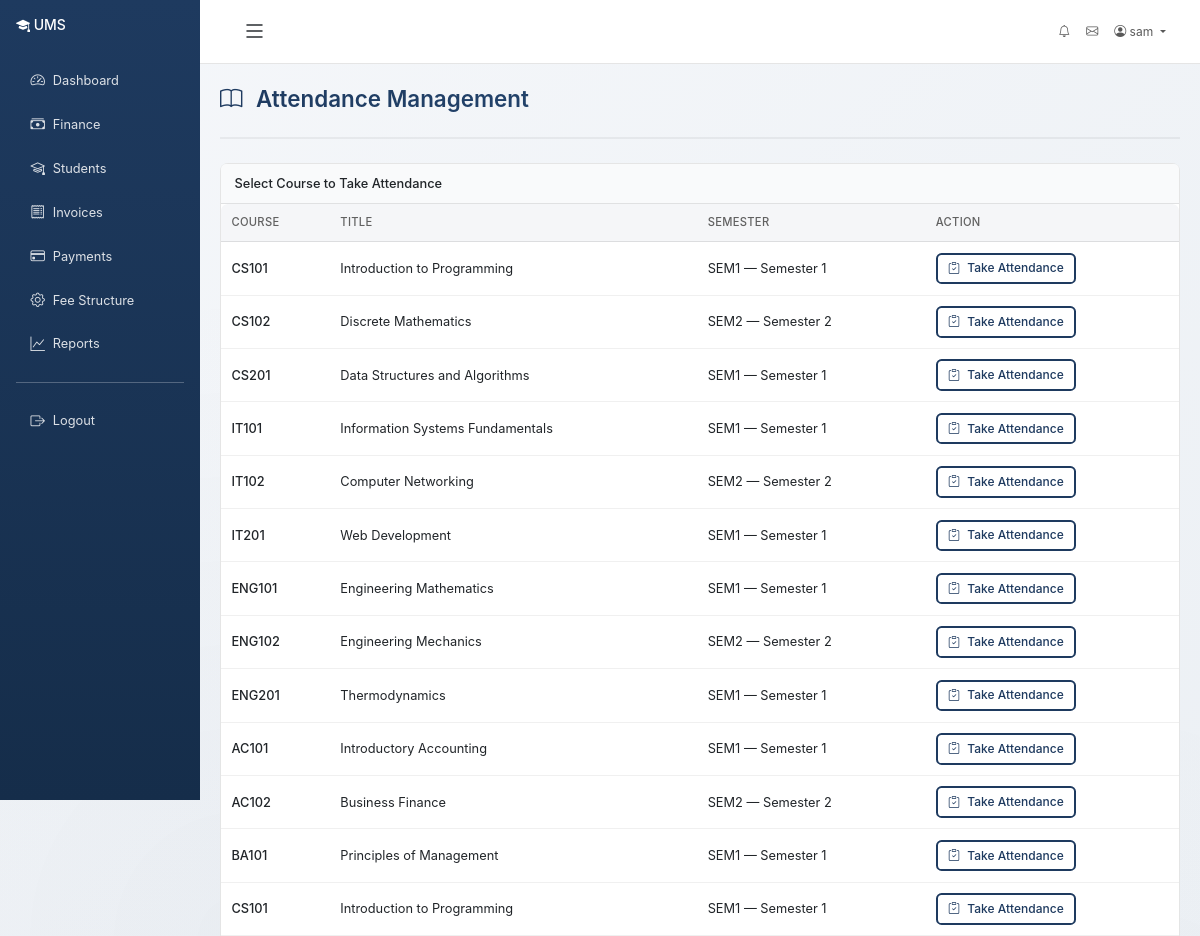
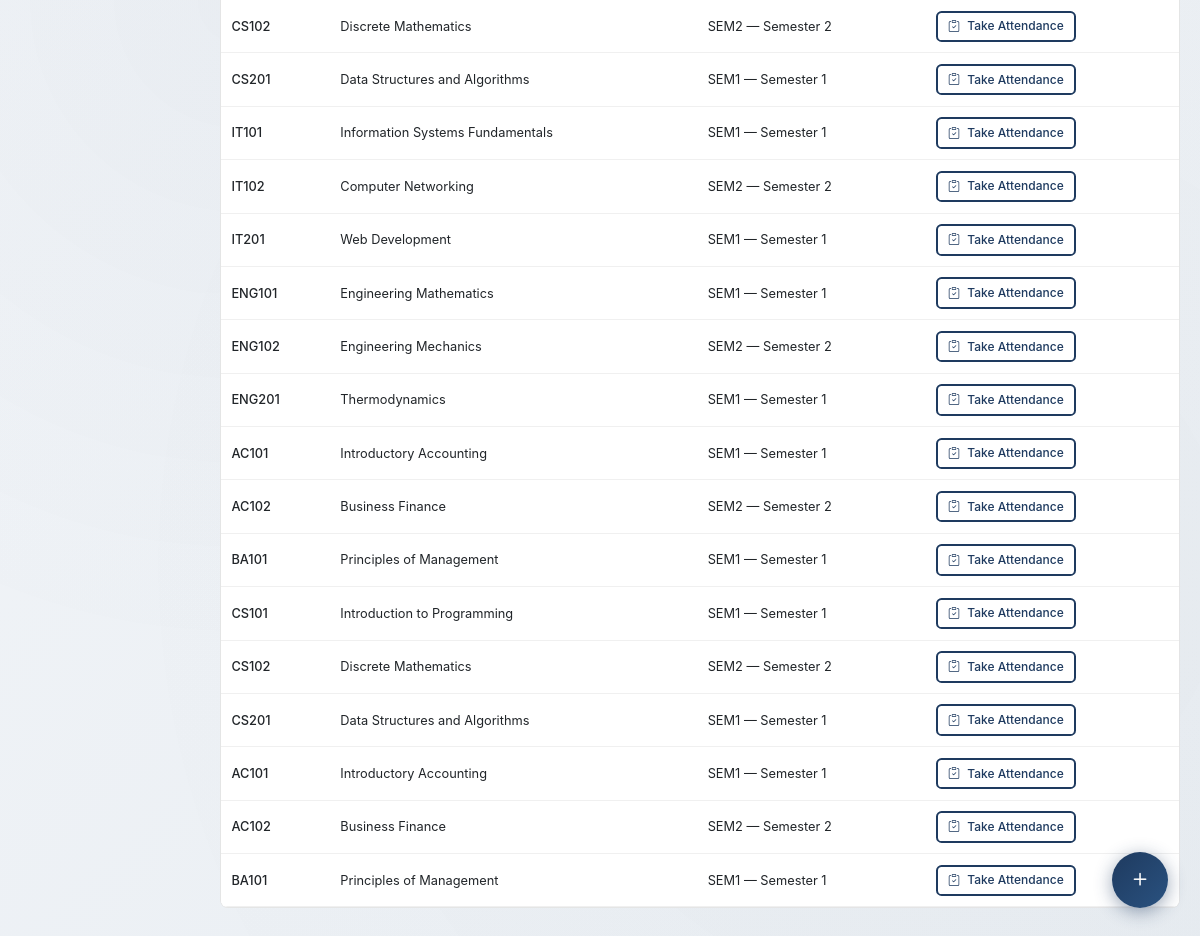
The page /academics/attendance/ (signed in) on the database its author committed (2 pictures, top to bottom).
### accounts/models.py (models this page shows, shortened)
class User(AbstractUser):
    class Role(models.TextChoices):
        ADMIN = 'admin', 'Administrator'
        REGISTRAR = 'registrar', 'Registrar'
        LECTURER = 'lecturer', 'Lecturer'
        STUDENT = 'student', 'Student'
        FINANCE = 'finance', 'Finance Staff'
        LIBRARIAN = 'librarian', 'Librarian'
        HOSTEL_MANAGER = 'hostel_manager', 'Hostel Manager'
        FACULTY_DEAN = 'faculty_dean', 'Faculty Dean'
        DEPARTMENT_HEAD = 'department_head', 'Department Head'
        PROGRAMME_COORDINATOR = 'programme_coordinator', 'Programme Coordinator'
    role = models.CharField(max_length=25, choices=Role.choices, default=Role.STUDENT)
    phone_number = models.CharField(max_length=20, blank=True)
    date_of_birth = models.DateField(null=True, blank=True)
    gender = models.CharField(
        max_length=10,
        choices=[('M', 'Male'), ('F', 'Female'), ('O', 'Other')],
        blank=True
    )
    address = models.TextField(blank=True)
    profile_picture = models.ImageField(upload_to='profiles/', null=True, blank=True)
    is_active_member = models.BooleanField(default=True)
    created_at = models.DateTimeField(auto_now_add=True)
    updated_at = models.DateTimeField(auto_now=True)
    class Meta:
        ordering = ['-date_joined']
    @property
    def is_admin(self):
        return self.role == self.Role.ADMIN or self.is_superuser
    @property
    def is_registrar(self):
        return self.role == self.Role.REGISTRAR
    @property
    def is_lecturer(self):
        return self.role == self.Role.LECTURER
    @property
    def is_student(self):
        return self.role == self.Role.STUDENT
    @property
    def is_finance_staff(self):
        return self.role == self.Role.FINANCE
    @property
    def is_faculty_dean(self):
        return self.role == self.Role.FACULTY_DEAN
    @property
    def is_department_head(self):
        return self.role == self.Role.DEPARTMENT_HEAD
    @property
    def is_programme_coordinator(self):
        return self.role == self.Role.PROGRAMME_COORDINATOR

### academics/models.py (models this page shows, shortened)
class CourseAllocation(models.Model):
    course = models.ForeignKey(Course, on_delete=models.CASCADE, related_name='allocations')
    lecturer = models.ForeignKey(
        'staff.StaffProfile', on_delete=models.CASCADE, related_name='course_allocations'
    )
    semester = models.ForeignKey(StudySemester, on_delete=models.CASCADE, related_name='allocations')
    is_active = models.BooleanField(default=True)
    created_at = models.DateTimeField(auto_now_add=True)
    class Meta:
        unique_together = ['course', 'lecturer', 'semester']

class Course(models.Model):
    class CourseType(models.TextChoices):
        CORE = 'core', 'Core'
        ELECTIVE = 'elective', 'Elective'
        GENERAL = 'general', 'General Education'
    code = models.CharField(max_length=20, unique=True)
    title = models.CharField(max_length=200)
    department = models.ForeignKey(Department, on_delete=models.CASCADE, related_name='courses')
    programme = models.ManyToManyField(Programme, related_name='courses', blank=True)
    credit_units = models.IntegerField(default=3, validators=[MinValueValidator(1), MaxValueValidator(6)])
    course_type = models.CharField(max_length=10, choices=CourseType.choices, default=CourseType.CORE)
    level = models.IntegerField(default=100, help_text="Course level (100, 200, 300, etc.)")
    semester = models.ForeignKey(StudySemester, on_delete=models.SET_NULL, null=True, blank=True, related_name='courses')
    description = models.TextField(blank=True)
    prerequisites = models.ManyToManyField('self', symmetrical=False, blank=True, related_name='is_prerequisite_for')
    max_students = models.IntegerField(default=100)
    is_active = models.BooleanField(default=True)
    created_at = models.DateTimeField(auto_now_add=True)
    class Meta:
        ordering = ['code']

class StudySemester(models.Model):
    code = models.CharField(max_length=10, unique=True, help_text="e.g. S1, S2")
    name = models.CharField(max_length=50, help_text="e.g. Semester 1, Semester 2")
    number = models.IntegerField(unique=True, help_text="e.g. 1 for Semester 1, 2 for Semester 2")
    is_current = models.BooleanField(default=False)
    created_at = models.DateTimeField(auto_now_add=True)
    class Meta:
        ordering = ['number']
    def __str__(self):
        return f"{self.code} — {self.name}"

### academics/views.py (the view)
# urls.py: path('attendance/', views.attendance_list, name='attendance_list'),
@login_required
def attendance_list(request):
    user = request.user
    if user.role == 'lecturer':
        from staff.models import StaffProfile
        try:
            staff = StaffProfile.objects.get(user=user)
            allocations = CourseAllocation.objects.filter(
                lecturer=staff
            )
        except StaffProfile.DoesNotExist:
            allocations = CourseAllocation.objects.none()
    else:
        allocations = CourseAllocation.objects.all()
    return render(request, 'academics/attendance_list.html', {'allocations': allocations})

### accounts/context_processors.py (called while the page is built, shortened)
def admin_dashboard_stats(request):
    context = {}
    return context

def user_context(request):
    context = {}
    if request.user.is_authenticated:
        user = request.user
        context['user_role'] = user.role
        context['user_role_display'] = user.get_role_display()
        context['is_admin_user'] = user.is_admin
        context['is_staff_user'] = user.role in ['admin', 'registrar', 'lecturer', 'finance', 'librarian', 'hostel_manager']
        nav_items = _get_nav_items(user)
        context['nav_items'] = nav_items
    return context

### templates/academics/attendance_list.html (shortened to what this page needs)
{% extends "base.html" %}
{% block content %}
<div class="page-header">
    <h1 class="page-title"><i class="bi bi-book"></i> Attendance Management</h1>
</div>
<div class="card">
    <div class="card-header">Select Course to Take Attendance</div>
    <div class="table-responsive">
        <table class="table table-hover mb-0">
            <thead><tr><th>Course</th><th>Title</th><th>Semester</th><th>Action</th></tr></thead>
            <tbody>
                {% for alloc in allocations %}
                <tr>
                    <td class="fw-medium">{{ alloc.course.code }}</td>
                    <td>{{ alloc.course.title }}</td>
                    <td>{{ alloc.semester }}</td>
                    <td>
                        <a href="{% url 'academics:take_attendance' alloc.pk %}" class="btn btn-sm btn-outline-primary">
                            <i class="bi bi-clipboard-check me-1"></i> Take Attendance
                        </a>
                    </td>
                </tr>
                {% empty %}
                <tr><td colspan="4" class="text-center text-muted py-4">No courses found.</td></tr>
                {% endfor %}
            </tbody>
        </table>
    </div>
</div>
{% endblock %}

### templates/base.html (shortened to what this page needs)
{% load static %}
<!DOCTYPE html>
<html lang="en">
<head>
    <link href="https://cdn.jsdelivr.net/npm/bootstrap@5.3.0/dist/css/bootstrap.min.css" rel="stylesheet">
    <link rel="stylesheet" href="https://cdn.jsdelivr.net/npm/bootstrap-icons@1.11.0/font/bootstrap-icons.css">
</head>
<body {% if user.is_authenticated %}data-user-authenticated="true"{% endif %}>
    {% if user.is_authenticated %}
    <div class="container-fluid">
        <div class="row">
            <div class="col-md-3 col-lg-2 px-0 sidebar d-none d-md-block" id="sidebar">
                <div class="p-3">
                    <h4 class="text-white mb-4">
                        <i class="bi bi-mortarboard-fill"></i> <span class="sidebar-text">UMS</span>
                    </h4>
                    <nav class="nav flex-column">
                        {% for item in nav_items %}
                            {% if item.path %}
                                <a class="nav-link" href="{{ item.path }}" title="{{ item.label }}">
                                    <i class="bi {{ item.icon }}"></i> <span class="sidebar-text">{{ item.label }}</span>
                                </a>
                            {% elif item.url %}
                                <a class="nav-link" href="{% url item.url %}" title="{{ item.label }}">
                                    <i class="bi {{ item.icon }}"></i> <span class="sidebar-text">{{ item.label }}</span>
                                </a>
                            {% endif %}
                        {% endfor %}
                        <hr class="text-white">
                        <a class="nav-link" href="{% url 'accounts:logout' %}" title="Logout">
                            <i class="bi bi-box-arrow-right"></i> <span class="sidebar-text">Logout</span>
                        </a>
                    </nav>
                </div>
            </div>
            <div class="col-md-9 col-lg-10 ms-auto main-content-area" id="mainContent">
                <nav class="navbar navbar-expand-lg navbar-light bg-white border-bottom">
                    <div class="container-fluid">
                        <button class="btn btn-link text-dark sidebar-toggle d-none d-md-block" id="sidebarToggle" type="button" title="Collapse Sidebar (Ctrl+B)">
                            <i class="bi bi-list"></i>
                        </button>
                        <div class="collapse navbar-collapse" id="navbarNav">
                            <ul class="navbar-nav ms-auto">
                                <li class="nav-item">
                                    <a class="nav-link" href="{% url 'communications:notifications' %}" title="Notifications">
                                        <i class="bi bi-bell"></i>
                                    </a>
                                </li>
                                <li class="nav-item">
                                    <a class="nav-link" href="{% url 'communications:inbox' %}" title="Messages">
                                        <i class="bi bi-envelope"></i>
                                    </a>
                                </li>
                                <li class="nav-item dropdown">
                                    <a class="nav-link dropdown-toggle" href="#" id="userDropdown" role="button" data-bs-toggle="dropdown">
                                        <i class="bi bi-person-circle"></i> {{ user.get_full_name|default:user.username }}
                                    </a>
                                </li>
                            </ul>
                        </div>
                    </div>
                </nav>
                <div class="content-wrapper">
                    {% block content %}{% endblock %}
                </div>
            </div>
        </div>
    </div>
    {% else %}
    <div class="container-fluid">
        {% block login_content %}{% endblock %}
    </div>
    {% endif %}
    {% if user.is_authenticated %}
    <div class="qc-fab-wrap" id="qcFabWrap">
        <button class="qc-fab-main" id="qcFabMain" title="Quick Add">
            <i class="bi bi-plus qc-icon"></i>
        </button>
        <div class="qc-actions" id="qcActions">
        </div>
    </div>
    {% endif %}
</body>
</html>

### rows shown on the page
User: get_full_name "sam"
CourseAllocation: course.code "CS101", course "Introduction to Programming", semester "SEM1 — Semester 1"
CourseAllocation: course.code "CS102", course "Discrete Mathematics", semester "SEM2 — Semester 2"
CourseAllocation: course.code "CS201", course "Data Structures and Algorithms", semester "SEM1 — Semester 1"
CourseAllocation: course.code "IT101", course "Information Systems Fundamentals", semester "SEM1 — Semester 1"
CourseAllocation: course.code "IT102", course "Computer Networking", semester "SEM2 — Semester 2"
CourseAllocation: course.code "IT201", course "Web Development", semester "SEM1 — Semester 1"
CourseAllocation: course.code "ENG101", course "Engineering Mathematics", semester "SEM1 — Semester 1"
CourseAllocation: course.code "ENG102", course "Engineering Mechanics", semester "SEM2 — Semester 2"
CourseAllocation: course.code "ENG201", course "Thermodynamics", semester "SEM1 — Semester 1"
CourseAllocation: course.code "AC101", course "Introductory Accounting", semester "SEM1 — Semester 1"
CourseAllocation: course.code "AC102", course "Business Finance", semester "SEM2 — Semester 2"
CourseAllocation: course.code "BA101", course "Principles of Management", semester "SEM1 — Semester 1"
CourseAllocation: course.code "CS101", course "Introduction to Programming", semester "SEM1 — Semester 1"
CourseAllocation: course.code "CS102", course "Discrete Mathematics", semester "SEM2 — Semester 2"
CourseAllocation: course.code "CS201", course "Data Structures and Algorithms", semester "SEM1 — Semester 1"
CourseAllocation: course.code "IT101", course "Information Systems Fundamentals", semester "SEM1 — Semester 1"
CourseAllocation: course.code "IT102", course "Computer Networking", semester "SEM2 — Semester 2"
CourseAllocation: course.code "IT201", course "Web Development", semester "SEM1 — Semester 1"
CourseAllocation: course.code "ENG101", course "Engineering Mathematics", semester "SEM1 — Semester 1"
CourseAllocation: course.code "ENG102", course "Engineering Mechanics", semester "SEM2 — Semester 2"
CourseAllocation: course.code "ENG201", course "Thermodynamics", semester "SEM1 — Semester 1"
CourseAllocation: course.code "AC101", course "Introductory Accounting", semester "SEM1 — Semester 1"
CourseAllocation: course.code "AC102", course "Business Finance", semester "SEM2 — Semester 2"
CourseAllocation: course.code "BA101", course "Principles of Management", semester "SEM1 — Semester 1"
CourseAllocation: course.code "CS101", course "Introduction to Programming", semester "SEM1 — Semester 1"
CourseAllocation: course.code "CS102", course "Discrete Mathematics", semester "SEM2 — Semester 2"
CourseAllocation: course.code "CS201", course "Data Structures and Algorithms", semester "SEM1 — Semester 1"
CourseAllocation: course.code "AC101", course "Introductory Accounting", semester "SEM1 — Semester 1"
CourseAllocation: course.code "AC102", course "Business Finance", semester "SEM2 — Semester 2"
CourseAllocation: course.code "BA101", course "Principles of Management", semester "SEM1 — Semester 1"

### other values the page prints
{{ item.label }} "Dashboard" "Finance" "Students" "Invoices" "Payments" "Fee Structure" "Reports"
